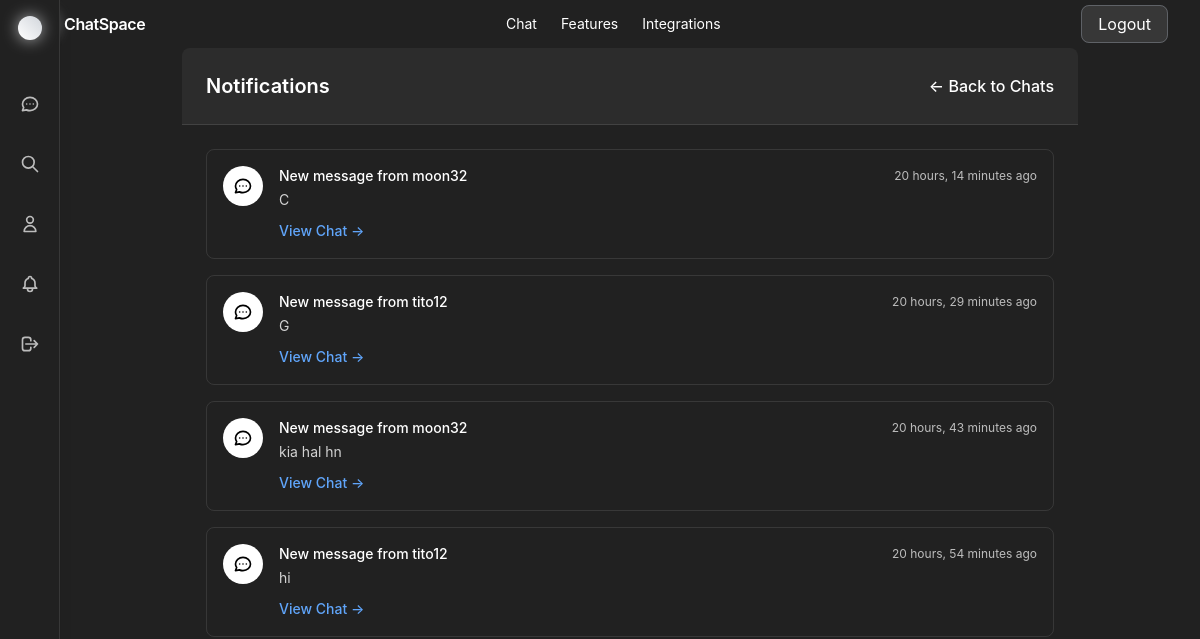
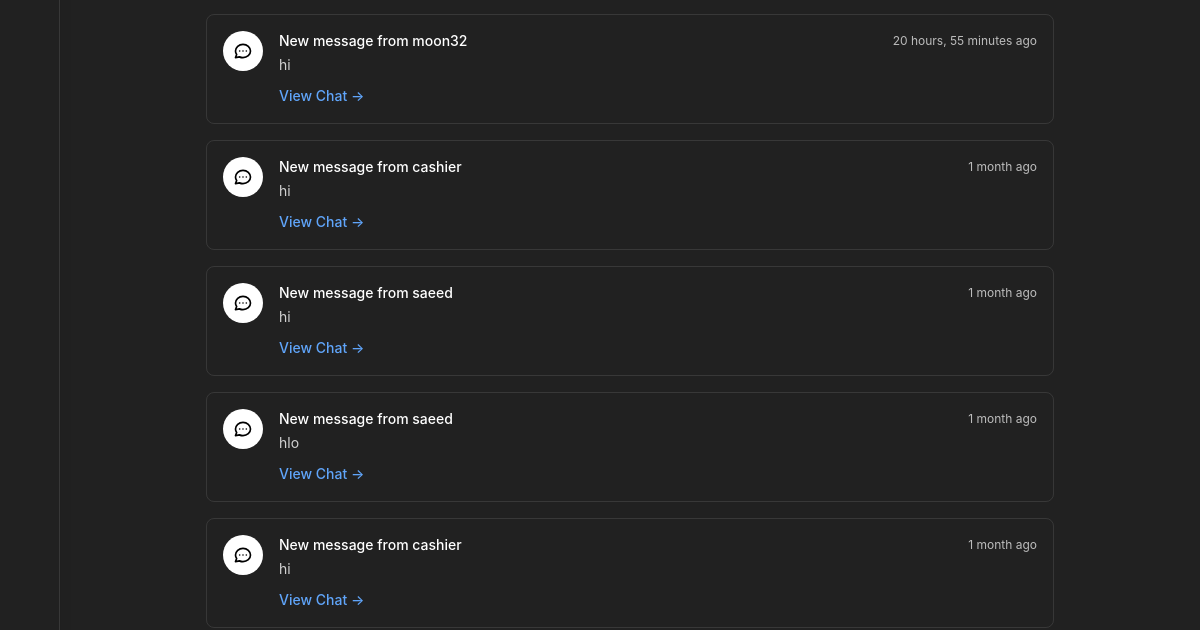
Page /notifications/ (signed in, upper part) on the earlier database version (2 pictures, top to bottom).
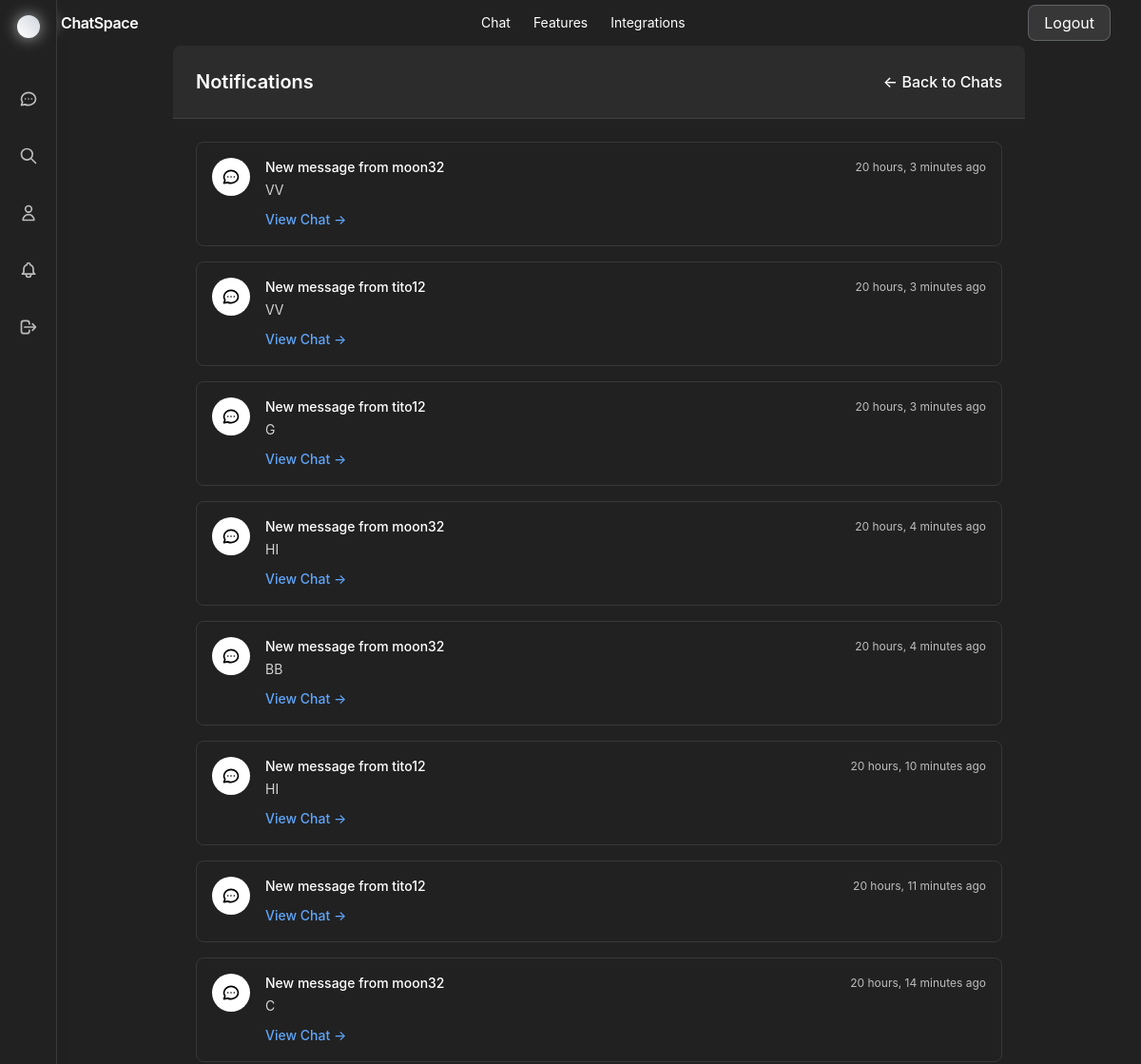
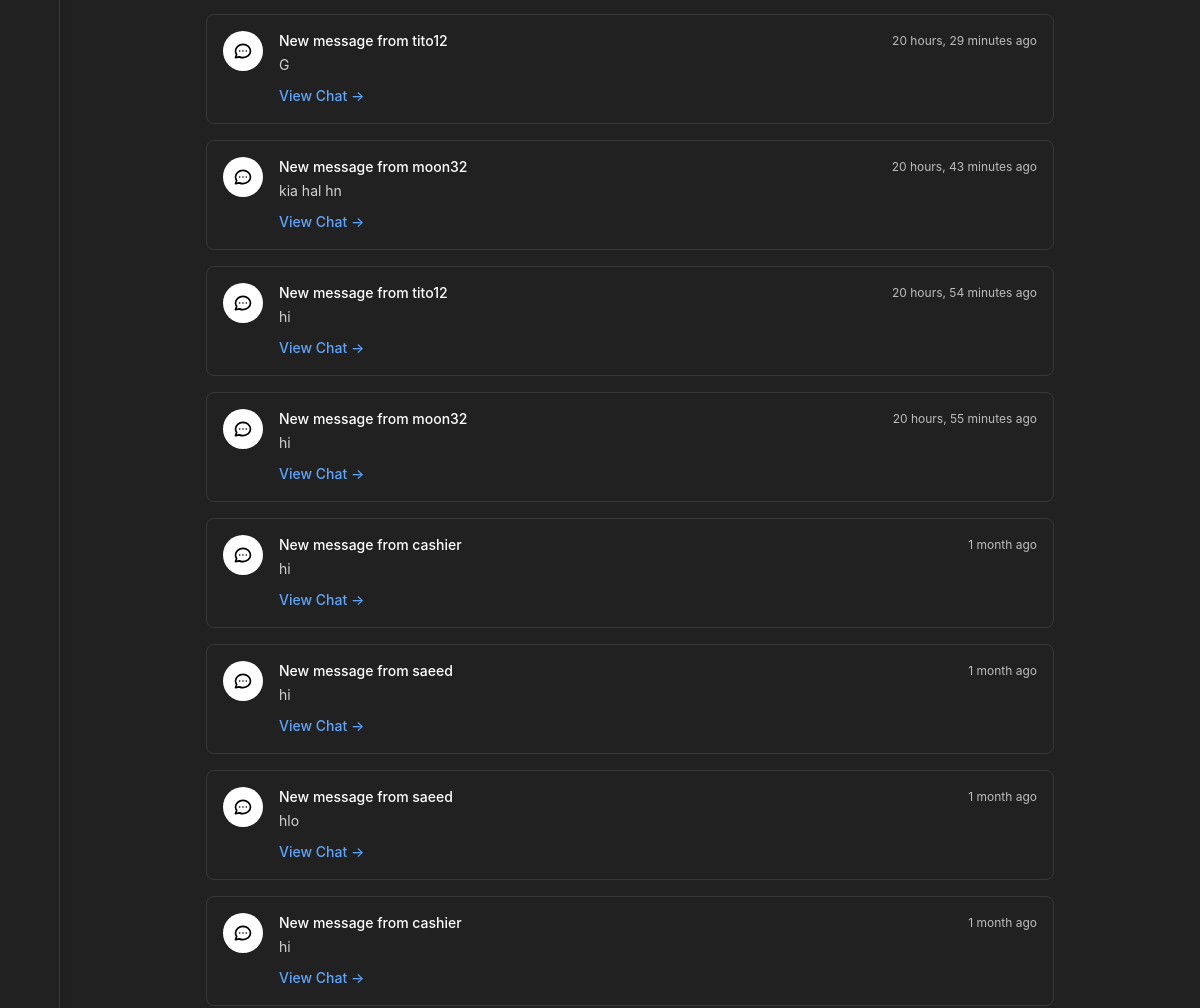
Same page on the later database version (2 pictures, top to bottom).
### app1/models.py (models this page shows, shortened)
class Notification(models.Model):
    NOTIFICATION_TYPE_CHOICES = [
        ('message', 'New Message'),
        ('mention', 'Mention'),
        ('group_invite', 'Group Invite'),
        ('call', 'Call'),
    ]
    id = models.UUIDField(primary_key=True, default=uuid.uuid4, editable=False)
    user = models.ForeignKey(User, on_delete=models.CASCADE, related_name='notifications')
    notification_type = models.CharField(max_length=20, choices=NOTIFICATION_TYPE_CHOICES)
    title = models.CharField(max_length=100)
    message = models.TextField()
    is_read = models.BooleanField(default=False)
    created_at = models.DateTimeField(auto_now_add=True)
    related_message = models.ForeignKey(Message, on_delete=models.CASCADE, blank=True, null=True)
    related_room = models.ForeignKey(ChatRoom, on_delete=models.CASCADE, blank=True, null=True)
    class Meta:
        db_table = 'notifications'
        ordering = ['-created_at']

### app1/views.py (the view)
# urls.py: path('notifications/', views.notifications, name='notifications'),
@login_required
def notifications(request):
    notifications = Notification.objects.filter(user=request.user).order_by('-created_at')
    unread_notifications = notifications.filter(is_read=False)
    for notification in unread_notifications:
        notification.is_read = True
        notification.save()
    return render(request, 'app1/notifications.html', {'notifications': notifications})

### app1/context_processors.py (called while the page is built)
def notifications_context(request):
    if request.user.is_authenticated:
        return {
            'notifications': Notification.objects.filter(user=request.user).order_by('-created_at')[:10]
        }
    return {}

### app1/templates/app1/notifications.html (shortened to what this page needs)
{% extends 'app1/base.html' %}
{% block content %}
<div class="max-w-4xl mx-auto h-auto py-12">
    <div class="rounded-lg overflow-hidden glass">
        <div class="p-6 bg-white/5 border-b border-white/10">
            <div class="flex items-center justify-between">
                <h2 class="text-xl font-semibold text-white">Notifications</h2>
                <a href="{% url 'chat_list' %}" class="text-white hover:text-white font-medium">
                    ← Back to Chats
                </a>
            </div>
        </div>
        <div class="p-6">
            {% if notifications %}
                <div class="space-y-4">
                    {% for notification in notifications %}
                    <div class="flex items-start space-x-4 p-4 border border-white/10 rounded-lg {% if not notification.is_read %}bg-white/10{% else %}hover:bg-white/5{% endif %}">
                        <div class="flex-shrink-0">
                            {% if notification.notification_type == 'message' %}
                                <div class="w-10 h-10 bg-white rounded-full flex items-center justify-center text-black">
                                    <svg class="w-5 h-5" fill="none" stroke="currentColor" viewBox="0 0 24 24">
                                        <path stroke-linecap="round" stroke-linejoin="round" stroke-width="2" d="M8 12h.01M12 12h.01M16 12h.01M21 12c0 4.418-4.03 8-9 8a9.863 9.863 0 01-4.255-.949L3 20l1.395-3.72C3.512 15.042 3 13.574 3 12c0-4.418 4.03-8 9-8s9 3.582 9 8z"></path>
                                    </svg>
                                </div>
                            {% endif %}
                        </div>
                        <div class="flex-1 min-w-0">
                            <div class="flex items-center justify-between">
                                <h3 class="text-sm font-medium text-white">{{ notification.title }}</h3>
                                <div class="flex items-center space-x-2">
                                    <span class="text-xs text-white/70">{{ notification.created_at|timesince }} ago</span>
                                </div>
                            </div>
                            <p class="text-sm text-white/80 mt-1">{{ notification.message }}</p>
                            {% if notification.related_room %}
                                <div class="mt-2">
                                    <a href="{% url 'chat_room' notification.related_room.id %}"
                                       class="text-sm text-blue-400 hover:text-blue-300 font-medium">
                                        View Chat →
                                    </a>
                                </div>
                            {% endif %}
                        </div>
                    </div>
                    {% endfor %}
                </div>
            {% endif %}
        </div>
    </div>
</div>
{% endblock %}

### app1/templates/app1/base.html (shortened to what this page needs)
{% load static %}
<!DOCTYPE html>
<html lang="en">
<head>
    <script src="https://cdn.tailwindcss.com"></script>
</head>
<body class="bg-[#212121] text-white">
    {% if "/chat/" not in request.path and "/notifications/" not in request.path and "/profile/" not in request.path and
    "/search/" not in request.path and "/login/" not in request.path and "/register/" not in request.path %}
    <header id="app-nav" class="fixed top-0 inset-x-0 z-40 nav-solid transition-all">
        <nav class="max-w-7xl mx-auto px-4 sm:px-6 lg:px-8 py-3 flex items-center justify-between">
            <a href="{% url 'public_home' %}" class="flex items-center gap-2">
                <span class="relative inline-flex h-6 w-6 items-center justify-center">
                </span>
                <span class="font-semibold tracking-tight">ChatSpace</span>
            </a>
            <div class="hidden md:flex items-center gap-6 text-sm">
                <a href="{% url 'chat_list' %}" class="hover:text-gray-200 transition">Chat</a>
                <a href="{% url 'public_features' %}" class="hover:text-gray-200 transition">Features</a>
                <a href="{% url 'public_integrations' %}" class="hover:text-gray-200 transition">Integrations</a>
            </div>
            <div>
                {% if user.is_authenticated %}
                <a href="{% url 'logout' %}"
                    class="border border-gray-400/40 px-4 py-2 rounded-lg bg-white/10 text-white hover:bg-white/20 transition-all">Logout</a>
                {% else %}
                <a href="{% url 'login' %}"
                    class="border border-gray-400/40 px-4 py-2 rounded-lg bg-white/10 text-white hover:bg-white/20 transition-all">Login</a>
                {% endif %}
            </div>
        </nav>
    </header>
    <nav
        class="fixed left-0 {% if '/chat/' in request.path or '/notifications/' in request.path or '/profile/' in request.path or '/search/' in request.path %}top-0{% else %}top-6{% endif %} h-full bg-[#212121] text-white shadow-lg w-[60px] flex flex-col items-center py-4 space-y-6 z-50 border-r border-white/10 {% if '/login/' in request.path or '/register/' in request.path %}hidden{% endif %}">
        <div class="mb-4">
            <a href="{% url 'public_home' %}" title="ChatSpace">
                <span class="relative inline-flex h-6 w-6 items-center justify-center">
                    <span
                        class="absolute inline-flex h-full w-full rounded-full bg-gradient-to-tr from-white to-gray-300 opacity-70 blur"></span>
                    <span
                        class="relative inline-flex h-6 w-6 rounded-full bg-gradient-to-tr from-white to-gray-300"></span>
                </span>
            </a>
        </div>
        {% if user.is_authenticated %}
        <a href="{% url 'chat_list' %}"
            class="text-white/70 hover:text-white p-2 rounded-lg hover:bg-[#424242] transition-colors {% if '/chat/' in request.path %}bg-[#424242] text-white{% endif %}"
            title="Chat">
            <svg class="w-5 h-5" fill="none" stroke="currentColor" viewBox="0 0 24 24">
                <path stroke-linecap="round" stroke-linejoin="round" stroke-width="2"
                    d="M8 12h.01M12 12h.01M16 12h.01M21 12c0 4.418-4.03 8-9 8a9.863 9.863 0 01-4.255-.949L3 20l1.395-3.72C3.512 15.042 3 13.574 3 12c0-4.418 4.03-8 9-8s9 3.582 9 8z">
                </path>
            </svg>
        </a>
        <a href="{% url 'search_users' %}"
            class="text-white/70 hover:text-white p-2 rounded-lg hover:bg-[#424242] transition-colors"
            title="Search Users">
            <svg class="w-5 h-5" fill="none" stroke="currentColor" viewBox="0 0 24 24">
                <path stroke-linecap="round" stroke-linejoin="round" stroke-width="2"
                    d="M21 21l-6-6m2-5a7 7 0 11-14 0 7 7 0 0114 0z"></path>
            </svg>
        </a>
        <a href="{% url 'profile' %}"
            class="text-white/70 hover:text-white p-2 rounded-lg hover:bg-[#424242] transition-colors" title="Profile">
            <svg class="w-5 h-5" fill="none" stroke="currentColor" viewBox="0 0 24 24">
                <path stroke-linecap="round" stroke-linejoin="round" stroke-width="2"
                    d="M16 7a4 4 0 11-8 0 4 4 0 018 0zM12 14a7 7 0 00-7 7h14a7 7 0 00-7-7z"></path>
            </svg>
        </a>
        <a href="{% url 'notifications' %}"
            class="text-white/70 hover:text-white p-2 rounded-lg hover:bg-[#424242] transition-colors relative"
            title="Notifications">
        </a>
        <a href="{% url 'logout' %}"
            class="text-white/70 hover:text-white p-2 rounded-lg mt-auto hover:bg-[#424242] transition-colors"
            title="Logout">
            <svg class="w-5 h-5" fill="none" stroke="currentColor" viewBox="0 0 24 24">
                <path stroke-linecap="round" stroke-linejoin="round" stroke-width="2"
                    d="M17 16l4-4m0 0l-4-4m4 4H7m6 4v1a3 3 0 01-3 3H6a3 3 0 01-3-3V7a3 3 0 013-3h4a3 3 0 013 3v1">
                </path>
            </svg>
        </a>
        {% endif %}
    </nav>
    <div
        class="{% if '/chat/' in request.path %}fixed inset-0 left-[60px] h-screen overflow-hidden bg-[#212121]{% elif '/notifications/' in request.path or '/profile/' in request.path or '/search/' in request.path or '/create-group/' in request.path %}fixed inset-0 left-[60px] h-screen overflow-y-auto bg-[#212121]{% elif '/login/' in request.path or '/register/' in request.path %}fixed inset-0 h-screen overflow-y-auto bg-[#212121] flex items-center justify-center{% else %}ml-[60px] pt-14{% endif %}">
        <main class="h-full w-full">
            {% block content %}{% endblock %}
        </main>
    </div>
</body>
</html>

### app1/templates/app1/base.html (style rules this page uses)
:root { --bg-primary: #212121; --bg-secondary: #303030; --border-color: rgba(255, 255, 255, 0.1); --text-primary: #ffffff; --hover-color: #424242; }
html, body { height: 100%; margin: 0; padding: 0; background-color: var(--bg-primary); color: var(--text-primary); font-family: 'Inter', system-ui, -apple-system, sans-serif; }
body { overflow: hidden !important; }

Differences in the rows shown:
added Notification: notification_type "message" (drawn), title "New message from moon32", created_at "20 hours, 3 minutes", message "VV", shows "View Chat →"
added Notification: notification_type "message" (drawn), title "New message from tito12", created_at "20 hours, 3 minutes", message "VV", shows "View Chat →"
added Notification: notification_type "message" (drawn), title "New message from tito12", created_at "20 hours, 3 minutes", message "G", shows "View Chat →"
added Notification: notification_type "message" (drawn), title "New message from moon32", created_at "20 hours, 4 minutes", message "HI", shows "View Chat →"
added Notification: notification_type "message" (drawn), title "New message from moon32", created_at "20 hours, 4 minutes", message "BB", shows "View Chat →"
added Notification: notification_type "message" (drawn), title "New message from tito12", created_at "20 hours, 10 minutes", message "HI", shows "View Chat →"
added Notification: notification_type "message" (drawn), title "New message from tito12", created_at "20 hours, 11 minutes", shows "View Chat →"
